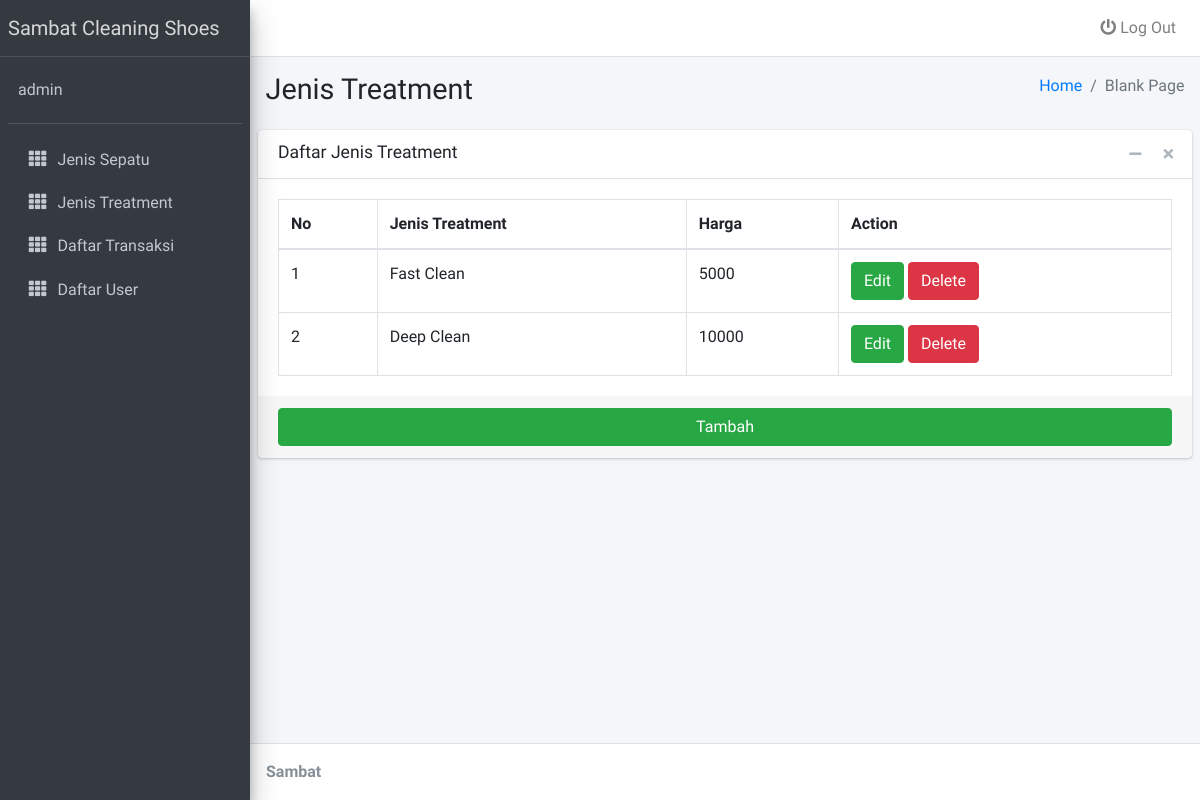
Page /admin_jenistreatment.php (signed in) on the earlier database version.
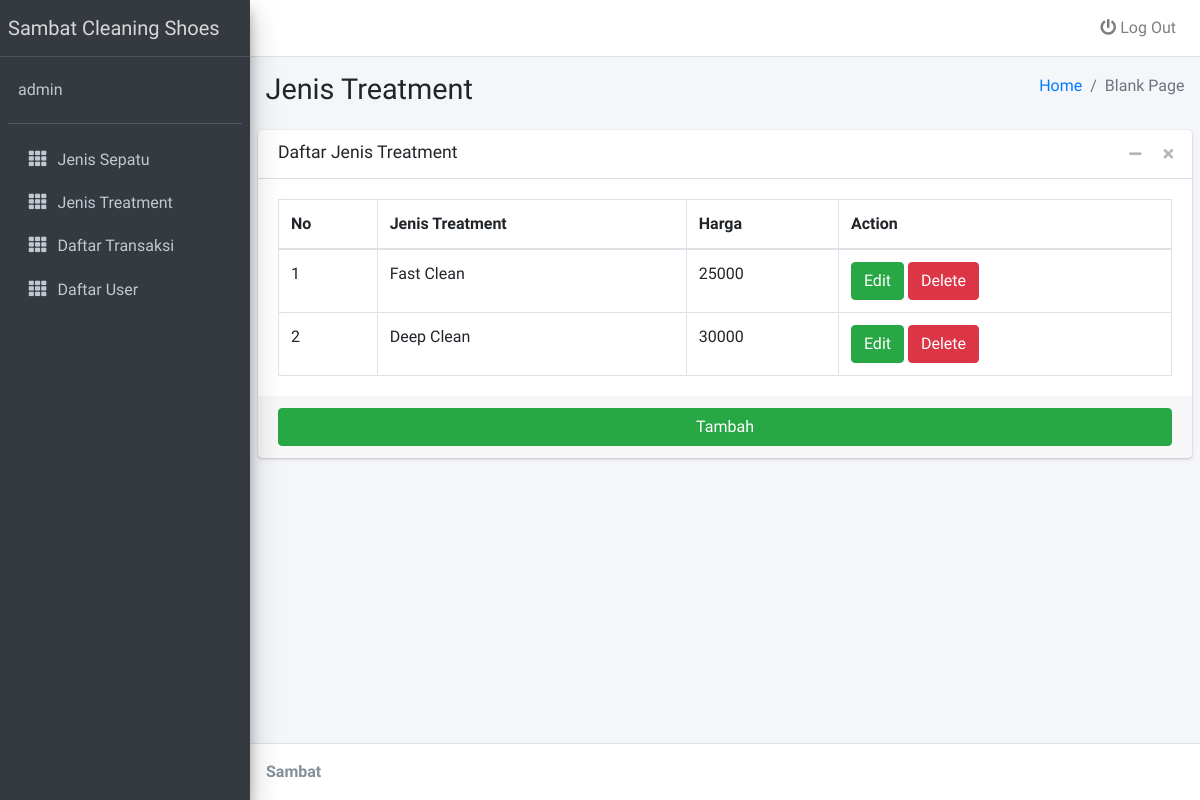
Same page on the later database version.
### tables this page shows
CREATE TABLE `treatment` (
  `id_treatment` int NOT NULL,
  `jenis_treatment` varchar(10) NOT NULL,
  `harga_treatment` int NOT NULL
);

### admin_jenistreatment.php (the view, shortened to what this page needs)
<!DOCTYPE html>
<?php
include('config.php');
?>
<html>
<head>
  <link rel="stylesheet" href="assets/plugins/fontawesome-free/css/all.min.css">
  <link rel="stylesheet" href="https://code.ionicframework.com/ionicons/2.0.1/css/ionicons.min.css">
  <link rel="stylesheet" href="assets/dist/css/adminlte.min.css">
</head>
<body class="hold-transition sidebar-mini">
<div class="wrapper">
  <nav class="main-header navbar navbar-expand navbar-white navbar-light">
    <ul class="navbar-nav ml-auto">
      <li class="nav-item dropdown">
        <a class="nav-link" href="logout.php">
            <i class="fas fa-power-off"></i> Log Out
        </a>
      </li>
    </ul>
  </nav>
  <aside class="main-sidebar sidebar-dark-primary elevation-4">
    <a href="../../index3.html" class="brand-link">
      <span class="brand-text font-weight-light">Sambat Cleaning Shoes</span>
    </a>
    <div class="sidebar">
      <div class="user-panel mt-3 pb-3 mb-3 d-flex">
        <div class="info">
          <a href="#" class="d-block"><?php echo $_SESSION['username'] ?></a>
        </div>
      </div>
      <nav class="mt-2">
        <ul class="nav nav-pills nav-sidebar flex-column" data-widget="treeview" role="menu" data-accordion="false">
               <li class="nav-item">
               <a href="admin_jenissepatu.php" class="nav-link">
                 <i class="nav-icon fas fa-th"></i>
                 <p>
                  Jenis Sepatu
                 </p>
               </a>
             </li>
             <li class="nav-item">
               <a href="admin_jenistreatment.php" class="nav-link">
                 <i class="nav-icon fas fa-th"></i>
                 <p>
                  Jenis Treatment
                 </p>
               </a>
             </li>
             <li class="nav-item">
               <a href="admin_transaksi.php" class="nav-link">
                 <i class="nav-icon fas fa-th"></i>
                 <p>
                  Daftar Transaksi
                 </p>
               </a>
             </li>
             <li class="nav-item">
            <a href="admin_manageuser.php" class="nav-link">
              <i class="nav-icon fas fa-th"></i>
              <p>
               Daftar User
              </p>
            </a>
          </li>
            </ul>
  </aside>
  <div class="content-wrapper">
    <section class="content-header">
      <div class="container-fluid">
        <div class="row mb-2">
          <div class="col-sm-6">
            <h1>Jenis Treatment</h1>
          </div>
          <div class="col-sm-6">
            <ol class="breadcrumb float-sm-right">
              <li class="breadcrumb-item"><a href="#">Home</a></li>
              <li class="breadcrumb-item active">Blank Page</li>
            </ol>
          </div>
        </div>
      </div>
    </section>
    <section class="content">
      <div class="card">
        <div class="card-header">
          <h3 class="card-title">Daftar Jenis Treatment</h3>
          <div class="card-tools">
            <button type="button" class="btn btn-tool" data-card-widget="collapse" data-toggle="tooltip" title="Collapse">
              <i class="fas fa-minus"></i></button>
            <button type="button" class="btn btn-tool" data-card-widget="remove" data-toggle="tooltip" title="Remove">
              <i class="fas fa-times"></i></button>
          </div>
        </div>
        <div class="card-body">
          <table id="example2" class="table table-bordered table-hover">
                <thead>
                <tr>
                  <th>No</th>
                  <th>Jenis Treatment</th>
                  <th>Harga</th>
                  <th>Action</th>
                </tr>
                </thead>
                <tbody>
                <?php
				$sql = mysqli_query($koneksi, "SELECT * from treatment") or die(mysqli_error($koneksi));
				if(mysqli_num_rows($sql) > 0){
					$no = 1;
					while($data = mysqli_fetch_assoc($sql)){
						echo '
						<tr>
							<td>'.$no.'</td>
							<td>'.$data['jenis_treatment'].'</td>
							<td>'.$data['harga_treatment'].'</td>
              <td>
              <a type="button" class="btn btn-success" href="edit_treatment.php?id='.$data['id_treatment'].'">Edit</a>
              <a type="button" class="btn btn-danger" href="delete_treatment.php?id='.$data['id_treatment'].'">Delete</a>
              </td>
						</tr>
						';
						$no++;
					}
				}else{
					echo '
					<tr>
						<td colspan="6">Tidak ada data.</td>
					</tr>
					';
				}
				?>
              </table>
        </div>
        <div class="card-footer">
          <a href = "admin_tambahtreatment.php"><button type="button" class="btn btn-block btn-success">Tambah</button></a>
        </div>
      </div>
    </section>
  </div>
  <footer class="main-footer">
    <strong>Sambat
  </footer>
</div>
</body>
</html>

Differences in the rows shown:
changed treatment "Fast Clean": harga_treatment "5000" → "25000"
changed treatment "Deep Clean": harga_treatment "10000" → "30000"
